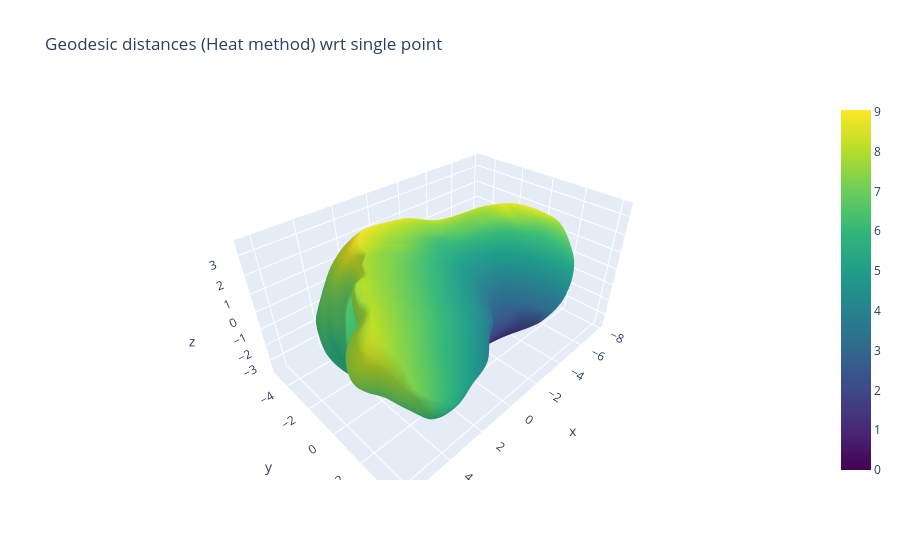

The notebook cell this image was saved under:
### Markdown cell above
As a final sanity check, we can plot the distance to a single point for both methods. Given the size of the organoid, it should be evident that Dijkstra gives way too large values.

### Code cell
src_idx = 42  # single heat source

fig = go.Figure(data=[
    go.Mesh3d(
        x=mesh.v[:,0], y=mesh.v[:,1], z=mesh.v[:,2],
        i=mesh.f[:,0], j=mesh.f[:,1], k=mesh.f[:,2],
        intensity=dist_heat_all[src_idx, :],
        colorscale='Viridis',
        showscale=True,   # adds colorbar
        name="Surface"
    ),
    go.Scatter3d(
        x=[mesh.v[cell_center_vertices[src_idx],0]], y=[mesh.v[cell_center_vertices[src_idx],1]], z=[mesh.v[cell_center_vertices[src_idx],2]],
        mode='markers',
        marker=dict(size=6, color='red', symbol='circle'),
        name="Source vertex"
    )
])

fig.update_layout(
    scene=dict(aspectmode='data'),
    title="Geodesic distances (Heat method) wrt single point"
)

fig.show()

### Figure 1 — Plotly figure (JSON) as saved in the notebook; plotly's stock layout.template omitted (floating-point values rounded to 4 significant figures; data arrays with more than 128 entries replaced by an {"elided": "..."} marker saying what was removed)
{"data": [{"colorscale": [[0, "#440154"], [0.1111, "#482878"], [0.2222, "#3e4989"], [0.3333, "#31688e"], [0.4444, "#26828e"], [0.5556, "#1f9e89"], [0.6667, "#35b779"], [0.7778, "#6ece58"], [0.8889, "#b5de2b"], [1, "#fde725"]], "i": {"elided": "35998 int values"}, "intensity": {"elided": "18001 float values"}, "j": {"elided": "35998 int values"}, "k": {"elided": "35998 int values"}, "name": "Surface", "showscale": true, "type": "mesh3d", "x": {"elided": "18001 float values"}, "y": {"elided": "18001 float values"}, "z": {"elided": "18001 float values"}}, {"marker": {"color": "red", "size": 6, "symbol": "circle"}, "mode": "markers", "name": "Source vertex", "type": "scatter3d", "x": [-1.423], "y": [0.6972], "z": [-3.18]}], "layout": {"scene": {"aspectmode": "data"}, "title": {"text": "Geodesic distances (Heat method) wrt single point"}}}
